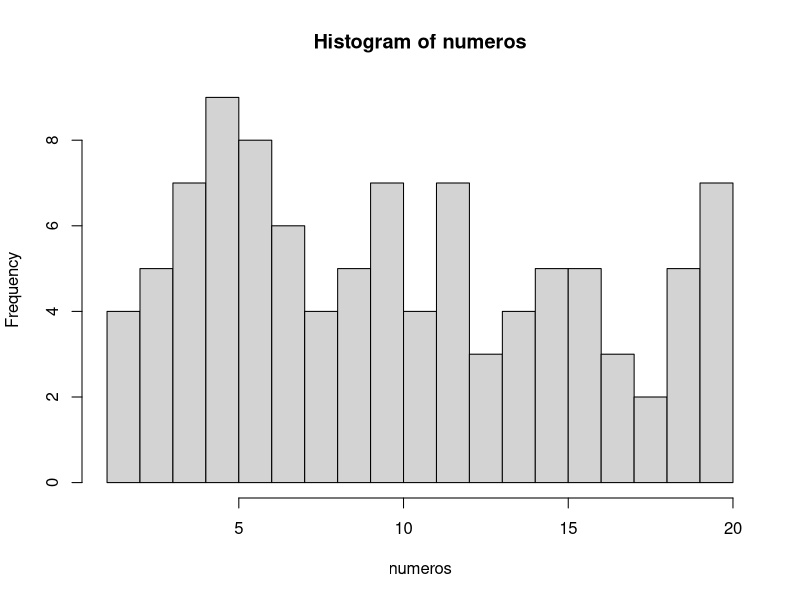

The R script that drew this image:
## ---- chunk 1
numeros <- sample(1:20, 100, TRUE)
numeros
## ---- chunk 2
mediana <- median(numeros)
mediana
## ---- chunk 3
media <- mean(numeros)
media
## ---- chunk 4
# El argumento breaks nos permite dividir en histograma en las partes que queramos
hist(numeros, breaks = 20)
## ---- chunk 5
tabla.frecuencias <- data.frame(table(numeros))
tabla.frecuencias
## ---- chunk 6
# Con la función seq, creamos una secuencia de 1 a 10 en intervalos de 0.1 en 0.1
secuencia <- seq(1, 10, 0.1)
muestra <- sample(secuencia, 100, TRUE)
muestra
## ---- chunk 7
mediana.muestra <- median(muestra)
mediana.muestra
## ---- chunk 8
media <- mean(numeros)
media
## ---- chunk 9
tabla.frecuencias <- data.frame(table(numeros))
tabla.frecuencias
